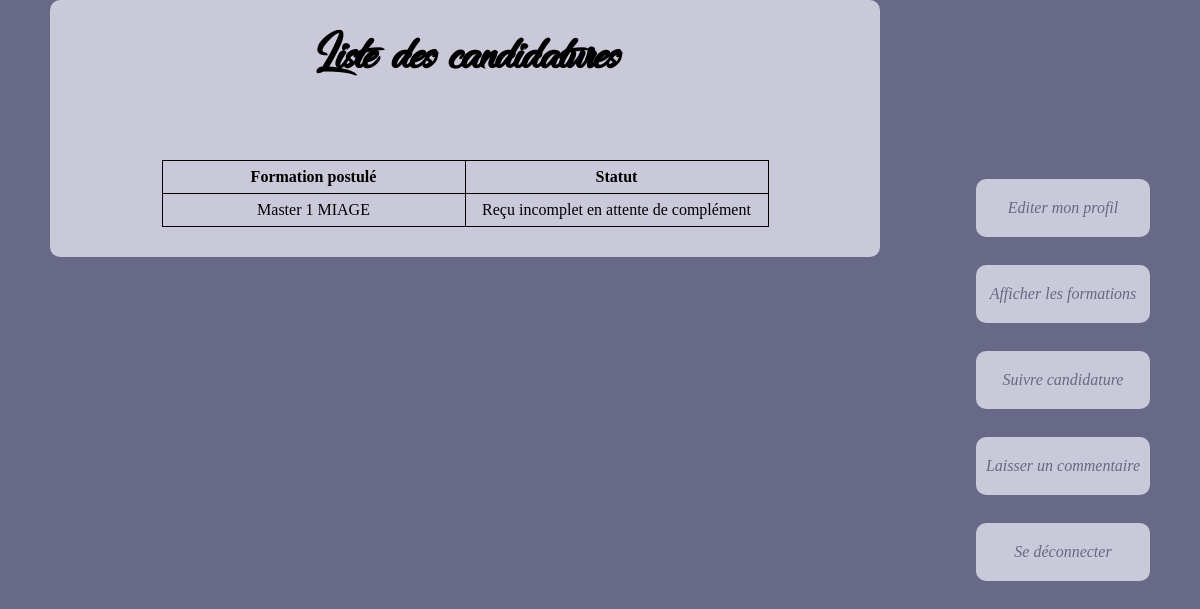
Page /SuiviFormations.php (signed in) on the committed database.
### tables this page shows
CREATE TABLE `Formation` (
  `id_formation` int(11) NOT NULL,
  `intitule_formation` varchar(70) NOT NULL
);

CREATE TABLE `Statuts` (
  `id_statuts` int(11) NOT NULL,
  `libelle` varchar(75) NOT NULL
);

### SuiviFormations.php (the view, shortened to what this page needs)
<?php
$bdd = new PDO('mysql:host=localhost;dbname=Projet_Php', 'root', 'root');
?>
<!DOCTYPE html>
<html>
<head>
	<link rel="stylesheet" href="Content/css/nobel.css" />
</head>
<body>
<main>
<table>
	<h1> Liste des candidatures </h1>
	<tr>
		<td>
			<STRONG>Formation postulé</STRONG>
		</td>
		<td>
			<STRONG>Statut</STRONG>
		</td>
	</tr>
	<tr>
		<?php
			echo "<br><br>";
			$formation=$bdd->prepare('SELECT Intitule_formation, libelle from Formation f, Utilisateur u, Statuts s where u.choixFormation=f.id_formation and u.id_statuts=s.id_statuts and u.id_etudiant=?');
			$formation->execute(array($_SESSION['id_etudiant']));
			while($lig = $formation->fetch(PDO::FETCH_ASSOC)){
				echo "<tr>";
					echo "<td>".$lig['Intitule_formation']."</td>";
					echo "<td>".$lig['libelle']."</td>";
				echo "</tr>";
			}
			?>
	</tr>
</table>
</main>
	<nav>
		<ul>
			<li><a href = "editerProfile.php">Editer mon profil</a></li><br>
			<li><a href = "formations.php">Afficher les formations</a></li><br>
			<li><a href = "SuiviFormations.php">Suivre candidature</a></li><br>
			<li><a href ="Commentaire.php">Laisser un commentaire</a></li><br>
			<li><a href = "Deconnexion.php">Se déconnecter</a></li><br>
		</ul>
	</nav>
</body>
</html>

### Content/css/nobel.css (style rules this page uses)
body { width : 70%; background-color : #686887; margin:auto; overflow-y: scroll ; position: relative; }
main { width : 70%; margin-left : 150px; margin-right: 100px; background-color : #C9C9D9; border-radius : 10px; padding : 30px; position: relative; }
nav { position : absolute; top : 163px; right : 0px; }
nav ul { padding-left : 20px; }
nav li { list-style-type : none; padding : 0; margin-bottom : 10px; }
nav li a { display : block; margin : 0; background-color : #C9C9D9; border-radius : 10px; padding-top : 20px; padding-bottom : 20px; padding-left : 10px; padding-right : 10px; vertical-align : middle; text-align : center; text-decoration : none; color : #686887; font-style : italic; }
h1 { font-family: "dancing_in_the_rainbow"; font-size: 3.5em; text-align: center; margin-top: 0px; }
table { border-collapse : collapse; margin : auto; }
td,th { border : 1px solid black; width : 300px; height : 30px; text-align : center; }
@media screen and (min-width: 1100px) and (max-width: 1400px) { body { width : 1100px; } }
@media screen and (min-width: 1100px) and (max-width: 1400px) { main, header { margin-left : 0px; } }

### rows in the picture
formation: intitule_formation "Master 1 MIAGE", statuts.libelle "Reçu incomplet en attente de complément"
